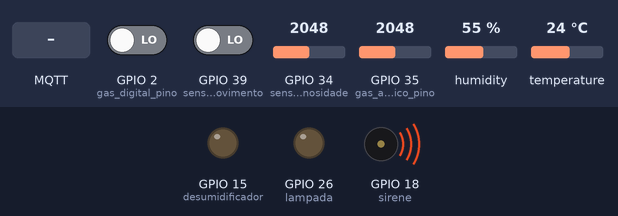
Bench run of a sketch on a simulated ESP32. On the bench: output pins drawn as LEDs (lit = HIGH), buzzer (waves = sounding, pin HIGH). Inputs (shaded band) come from the test bench; at power-on: humidity 55 %, GPIO 35 (gas_analogico_pino) = 2048, GPIO 2 (gas_digital_pino) LOW, GPIO 34 (sensorLuminosidade) = 2048, GPIO 39 (sensorMovimento) LOW, temperature 24 °C. WiFi joins after 1.5 s; servers stay silent unless stated; no MQTT or app messages arrive unless stated; what the sketch prints to the serial monitor is not drawn.

Above: at 6.2 s.
6.3 s: humidity set to 58 %
At 10.6 s:
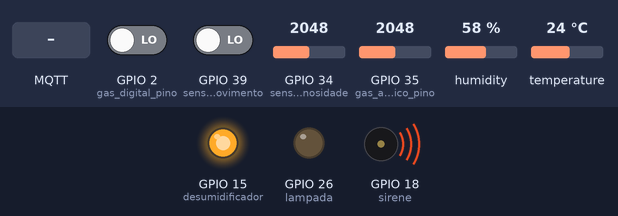
11.5 s: GPIO 35 (gas_analogico_pino) set to 1533
16.5 s: GPIO 35 (gas_analogico_pino) set to 1470
At 20.8 s:
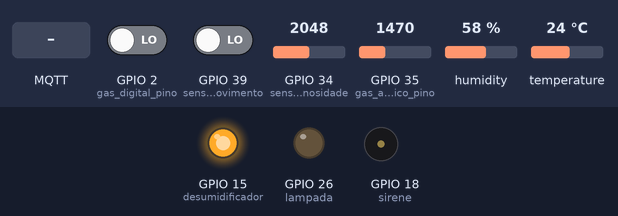
21.5 s: MQTT message "{1}" arrives on the first subscribed topic
At 22.7 s:
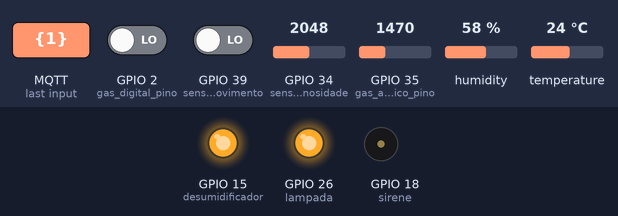
23.0 s: humidity set to 22 %
At 25.8 s:
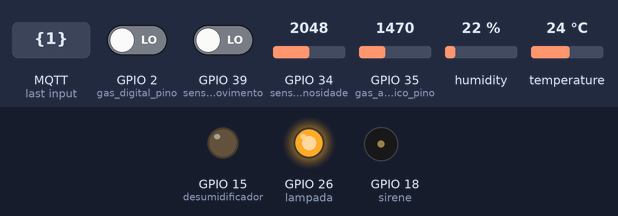
26.5 s: GPIO 35 (gas_analogico_pino) set to 1540
At 30.8 s:
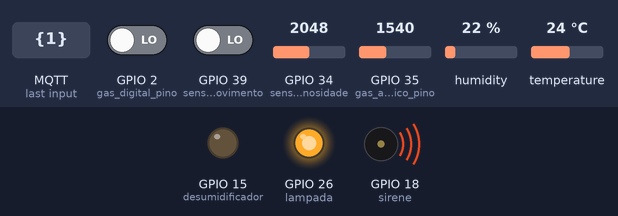
Timing chart, 0 to 32.3 s (numbered marks = the images above; inputs shaded):
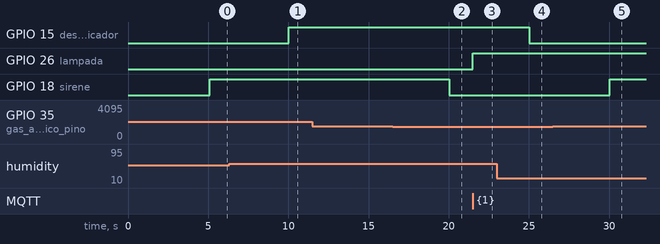

The sketch:

Pir_com_interrupcao_e_luminosidade_MQTT_Temp_gas.ino
```cpp
/*********
 Módulo iluminação
 Utilizando um Sensor de presença e fotoresistor através de interrupções
 envio de dados ao Broker MQTT
 Topicos
 1 - canal de envio automatico, feito pelo sensor de monimento: exterior/iluminacao - (se 0 apagado, se 1 aceso)
 2 - canal de envio manual da situacao do pino de acendimento da lampada: exterior/ligalampada (se {0} apagar a lampada, se {1} acender a lampada)
 Topicos do projeto - No Debian
 Manual Publicar Acendimento da lampada manual - mosquitto_pub -t exterior/ligalampada -m {"1"}
 Manual Publicar Desligamento da lampada manual - mosquitto_pub -t exterior/ligalampada -m {"0"}
 Manual Assinar situacao do acionamento da lampada manual - mosquitto_sub -h 192.168.18.40 -t exterior/ligalampada
 Esp32 Assinar a situacao da lampada no momento - mosquitto_sub -h 192.168.18.40 -t exterior/iluminacao

*********/
//Inclusão das Bibliotecas
#include <PubSubClient.h>
#include <WiFi.h>
#include <DHT.h>

//////////DEFINIÇÕES PARA A UTILIZAÇÃO DO SENSOR DE PRESENÇA E ILUMINAÇÃO
#define tempoAcendimentoLampada 10 //Tempo de acendimento da lampada em segundos
#define tempoEnvioDadosSensorPresenca 2 //Intervalo de envio dos dados MQTT do sensor de presenca em segundos
// Definição dos pinos
const int sensorMovimento = 39; //Pino VN que faz leitura Sensor Movimento
const int lampada = 26; //Pino D26 de acionamento Rele Lampada
const int sensorLuminosidade = 34; //Pino D34 que faz leitura Fotoresistor (luminosidade)
unsigned long momentoAtual = millis(); //Momento atual apurado a cada iteração
unsigned long momentoUltimoAcionamentoLampada = 0;
boolean interrupcaoLampadaAcionada = false; // Controla se a interrupcao esta ou não acionada
boolean lampadaAcionadaManualmente = false; //Verifica se a lampada foi acionada manualmente ou nao
int luminosidade;
long ultimaMensagemMqqtLampada = 0;
char mensagem[50];
int valorPinIluminacao; //Para verificar se o pino de iluminacao está ligado ou desligado

//////////DEFINIÇÕES PARA A UTILIZAÇÃO DO SENSOR DE UMIDADE
#define intervaloMonitoramentoUmidade 5 //Intervalo para leitura do sensor de umidade em segundos
#define DHTPIN 4 //Pino D4 de leitura do DHT
#define DHTTYPE DHT22
#define desumidificador 15 //Pino D15 do Rele de acionamento do desumidificador
DHT dht(DHTPIN, DHTTYPE);
unsigned long tempoAnteriorLeituraUmidade=0; //Variavel auxiliar para contar o tempo para verificação da umidade
int valorPinDesumidificacao;

/////////DEFINIÇÕES PARA UTILIZAÇÃO DO SENSOR DE GASES
#define intervaloMonitoramentoFumaca 5 //Intervalo para leitura do sensor de gas em segundos
const int gas_analogico_pino = 35; //Pino D35 para leitura analogica do gás
const int gas_digital_pino = 2; // Pino D2 para leitura digital do gás
const int sirene = 18; //Pino D18 para disparar a sirene
unsigned long tempoAnteriorLeituraFumaca=0; //Variavel auxiliar para contar o tempo para verificação da umidade
int valorPinSirene;

//////////DEFINIÇÕES DE REDE E MQTT
const char* ssid = "REDETESTE";
const char* password = "Tatanka*2000";
const char* mqtt_server = "172.16.3.10"; //Broker local rodando em Debian - allow_anonymous true e listener 1883 0.0.0.0
const int   mqtt_port = 1883;
WiFiClient espClient;
PubSubClient client(espClient);

// Funcao que verifica se ocorreu movimento, aciona o rele e inicia o temporizador
// Sera utilizada na interrupcao
void IRAM_ATTR detectaMovimento() {
  //A lampada só será acesa se o ambiente estiver escuro
  if(luminosidade < 1000){
    Serial.println("MOVIMENTO DETECTADO!!!");
    digitalWrite(lampada, HIGH);
    interrupcaoLampadaAcionada = true;
    momentoUltimoAcionamentoLampada = millis();
  }
  else{
    Serial.println("MOVIMENTO DETECTADO MAS AMBIENTE ESTA CLARO!!!");
    interrupcaoLampadaAcionada = true;
    momentoUltimoAcionamentoLampada = millis();
  }
}

void setup() {
  Serial.begin(115200);
  setup_wifi();
  client.setServer(mqtt_server, mqtt_port);

  // Sensor de movimento configurado para modo INPUT_PULLUP
  pinMode(sensorMovimento, INPUT_PULLUP);
  // Configurando o pino do sensor de movimento como um pino de interrupcao, atribuir a função de interrupção e definir o modo RISING
  attachInterrupt(digitalPinToInterrupt(sensorMovimento), detectaMovimento, RISING);

  // Set LED to LOW
  pinMode(lampada, OUTPUT);
  digitalWrite(lampada, LOW);

  //Inicializacao da funcao que fara o subscribe do topico acendimento manual
  client.setCallback(callback);

  //Inicializando o DHT
  pinMode(desumidificador, OUTPUT);
  dht.begin();

  //Inicialização dos pinos do sensor de gases
  pinMode(gas_analogico_pino, INPUT);
  pinMode(gas_digital_pino, INPUT);
  pinMode(sirene, OUTPUT);
}

//Funcao de conexao com a rede
void setup_wifi() {
  delay(10);

  // Inciando a conexao com a rede
  Serial.println();
  Serial.print("Conectando a ");
  Serial.println(ssid);
  WiFi.begin(ssid, password);

  while (WiFi.status() != WL_CONNECTED){
    WiFi.begin(ssid, password);
    Serial.print(".");
    delay(5000);
  }
  Serial.println("");
  Serial.println("WiFi conectado");
  Serial.println("Endereco IP: ");
  Serial.println(WiFi.localIP());
}

//Funcao de recepcao de topico no ESP para ligar ou desligar a lampada de forma manual
void callback(char* topic, byte* message, unsigned int length) {
  Serial.print("Mensagem recebido no topico: ");
  Serial.print(topic);
  Serial.print(". Mensagem: ");
  String ligarLampada;
  for (int i = 0; i < length; i++) {
    Serial.print((char)message[i]);
    ligarLampada += (char)message[i];
  }
  Serial.println();

  // Se uma mensagem for recebida no topico exterior/ligalampada, verifica-se se ela é {1} ou {0}
  // Altera a saída de acordo com a mensagem
  if (String(topic) == "exterior/ligalampada") {
    Serial.print("Mudando saida para ");
    if(ligarLampada == "{1}"){
      Serial.println("ligado");
      digitalWrite(lampada, HIGH);
      lampadaAcionadaManualmente = true;
    }
    else if(ligarLampada == "{0}"){
      Serial.println("desligado");
      digitalWrite(lampada, LOW);
      lampadaAcionadaManualmente = false;
    }
  }
}

//Funcao de conexao ao Broker MQTT
void reconnect() {
  // Loop até que seja estabelecida a conexao
  while (!client.connected()) {
    Serial.print("Tentando conexão com o MQTT...");
    // Tentando conectar
    if (client.connect("ESP32Client")){
      Serial.println("conectado");
      // Uma vez conectado, publique um anúncio...
      client.publish("exterior/iluminacao", "Publicando Mensagens, ESP32 CENTRO DE MEMORIA");
      // Inscricao no topico de acendimento manual da lampada
      client.subscribe("exterior/ligalampada");
    }
    else {
      Serial.print("falha, codigo=");
      Serial.print(client.state());
      Serial.println(" tentando novamente em 5 segundos");
      //Aguarda 5 segundos para tentar novamente
      delay(5000);
    }
  }
}

void loop() {
  ////////////BLOCO REFERENTE A LUMINOSIDADE////////////////////////////////////////////////
  //Verifica a intensidade de luminosidade no momento
  luminosidade = analogRead(sensorLuminosidade);
  // Momento atual
  momentoAtual = millis();
  // Desliga a lampada depois do numero de segundos definidos na variavel tempoAcendimentoLampada
  if(interrupcaoLampadaAcionada && (momentoAtual - momentoUltimoAcionamentoLampada > (tempoAcendimentoLampada*1000))) {
    Serial.println("SEM DETECÇÃO DE MOVIMENTO...");
    interrupcaoLampadaAcionada = false;
    //Apagara a lampada apenas e ela nao foi acionada manualmente
    if(!lampadaAcionadaManualmente){
      digitalWrite(lampada, LOW);
    }
 }
  if (!client.connected()) {
    reconnect();
  }
  client.loop();

  ////////////BLOCO REFERENTE AO ENVIO DA MENSAGEM MQTT REFERENTE A LUMINOSIDADE////////////
  //Verifica se ja se passou o intervalo de envio de mensagens e se sim evia
  if (momentoAtual - ultimaMensagemMqqtLampada > tempoEnvioDadosSensorPresenca*1000) {
    ultimaMensagemMqqtLampada = momentoAtual;
    valorPinIluminacao = digitalRead(lampada); // Le o valorPinIluminacao do pino de acionamento do rele, se 0 desligado, se 1 ligado
  String aux;
  if (valorPinIluminacao == 1){
    aux = "Ligado";
  }
  else{
    aux = "Desligado";
  }
    snprintf (mensagem, 75, "Iluminacao: %s", aux);
    Serial.print("Publicando mensagem:  ");
    Serial.println(mensagem);
    client.publish("exterior/iluminacao", mensagem);
  }

  //////////BLOCO REFERENTE A LEITURA DA UMIDADE//////////////////////////////////////////////
   // Leitura da umidade
  if(momentoAtual - tempoAnteriorLeituraUmidade > (intervaloMonitoramentoUmidade * 1000)){
    float humidity = dht.readHumidity();
    // Verificação se a leitura foi bem sucedida
    if (isnan(humidity)) {
      Serial.println("Falha ao ler o sensor DHT22!");
      return;
  }
    Serial.print("Umidade: ");
    Serial.print(humidity);
    Serial.print(" %\t");
    // Liga ou desliga o relê com base na umidade
    if (humidity > 56) {
      digitalWrite(desumidificador, HIGH); // Ligar o relê
      Serial.println("Desumidificador ligado...");
      }
    else if (humidity < 55) {
      digitalWrite(desumidificador, LOW); // Desligar o relê
      Serial.println("Desumidificador desligado...");
    }
    else {
      Serial.println("Umidade estável.");
    }
    tempoAnteriorLeituraUmidade = momentoAtual;

    valorPinDesumidificacao = digitalRead(desumidificador); // Le o valorPinDesumidificacao do pino de acionamento do rele, se 0 desligado, se 1 ligado

  ////////////BLOCO REFERENTE AO ENVIO DA MENSAGEM MQTT REFERENTE A UMIDADE////////////
    String aux;
    aux = String(humidity);
    snprintf (mensagem, 75, "Umidade: %s", aux);
    Serial.print("Publicando mensagem:  ");
    Serial.println(mensagem);
    client.publish("interior/umidade", mensagem);
    if (valorPinDesumidificacao == 1){
      aux = "Ligado";
    }
    else{
      aux = "Desligado";
    }
      snprintf (mensagem, 75, "Desumidificador: %s", aux);
      Serial.print("Publicando mensagem:  ");
      Serial.println(mensagem);
      client.publish("interior/desumidificacao", mensagem);
  }

  /////////////////BLOCO REFERENTE A LEITURA DO SENSOR DE GASES//////////////
  if(momentoAtual - tempoAnteriorLeituraFumaca > (intervaloMonitoramentoFumaca * 1000)){
    int leituraSensorGasAnalogico = analogRead(gas_analogico_pino);
    int leituraSensorGasDigital = digitalRead(gas_digital_pino);
    Serial.print("Leitura analogica do sensor de gas: ");
    Serial.println(leituraSensorGasAnalogico);
    Serial.print("Leitura digital do sensor de gas: ");
    Serial.println(leituraSensorGasDigital);

    if(leituraSensorGasAnalogico > 1500){
      Serial.println("Gás Detectado");
      digitalWrite(sirene, HIGH);
    }
    else{
      Serial.println("Sem presença de gás");
      digitalWrite(sirene, LOW);
    }
    tempoAnteriorLeituraFumaca = momentoAtual;
    valorPinSirene = digitalRead(sirene); // Le o valorPinSirene do pino de acionamento do rele, se 0 desligado, se 1 ligado

  ////////////BLOCO REFERENTE AO ENVIO DA MENSAGEM MQTT REFERENTE AOS GASES////////////
    String aux;
    if(leituraSensorGasAnalogico < 1500){
      aux = "OK";
    }
    else{
      aux = "DETECTADO";
    }
    snprintf (mensagem, 75, "Particulas: %s", aux);
    Serial.print("Publicando mensagem:  ");
    Serial.println(mensagem);
    client.publish("interior/fumaca", mensagem);
    if (valorPinSirene == 1){
      aux = "Ligado";
    }
    else{
      aux = "Desligado";
    }
      snprintf (mensagem, 75, "Sirene: %s", aux);
      Serial.print("Publicando mensagem:  ");
      Serial.println(mensagem);
      client.publish("interior/sirene", mensagem);
  }
}
```

Measured:
- the behaviour switches between 56 and 57 % on humidity (found by bisection; images 0 and 1)
- the behaviour switches between 1501 and 1500 on GPIO 35 (gas_analogico_pino) (found by bisection; images 1 and 2)
- after the input at 6.3 s, GPIO 15 (desumidificador): LOW → HIGH after 3.7 s
- after the input at 11.5 s, every drawn part: stays the same
- after the input at 16.5 s, GPIO 18 (sirene): HIGH → LOW after 3.5 s
- after the input at 21.5 s, GPIO 26 (lampada): LOW → HIGH at once
- after the input at 23.0 s, GPIO 15 (desumidificador): HIGH → LOW after 2.0 s
- after the input at 26.5 s, GPIO 18 (sirene): LOW → HIGH after 3.5 s
